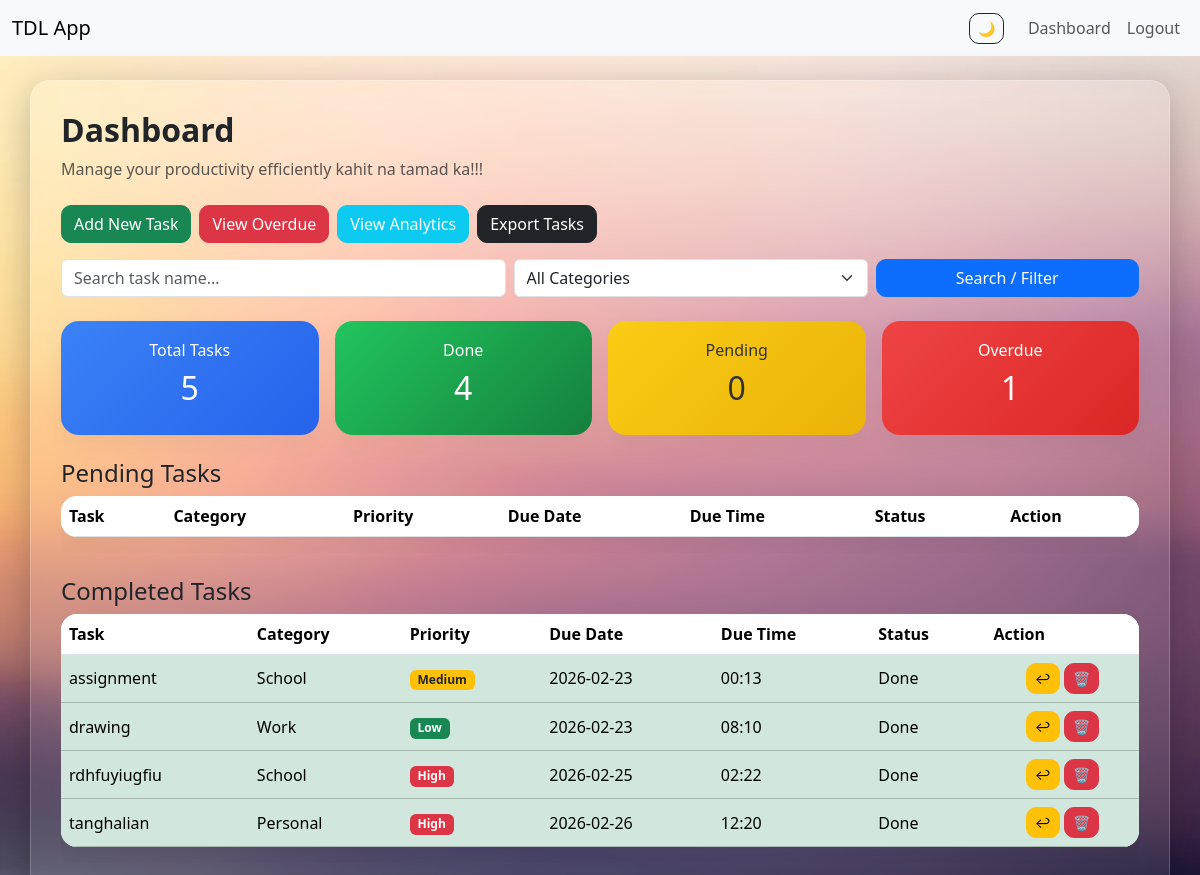
/dashboard (signed in), run on an earlier commit of the app's database.
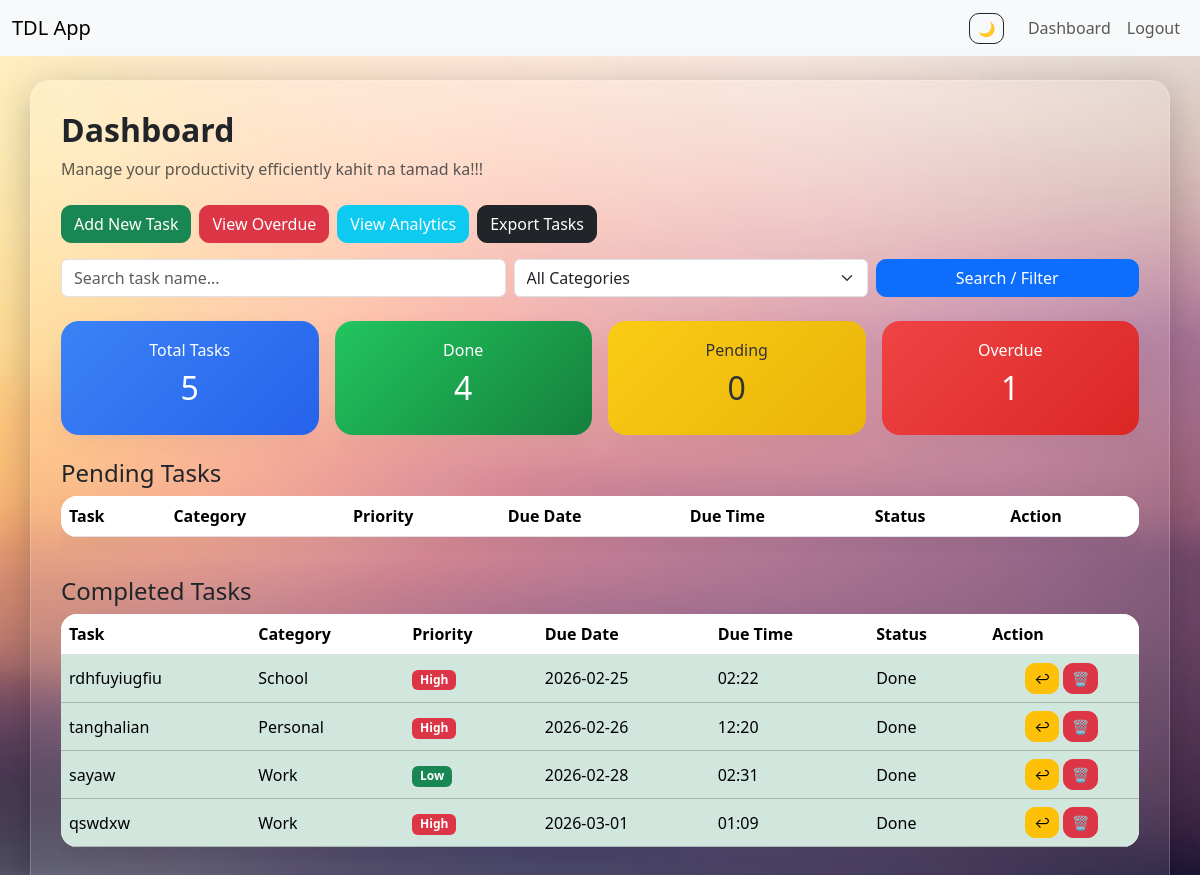
And on a later commit of the database.
### tables this page shows
CREATE TABLE tasks(
        id INTEGER PRIMARY KEY AUTOINCREMENT,
        user_id INTEGER,
        name TEXT,
        category TEXT,
        priority TEXT,
        due_date TEXT,
        due_time TEXT,
        status TEXT DEFAULT 'Pending'
    );

### app.py (the view)
@app.route("/dashboard")
@login_required
def dashboard():
    search = request.args.get("search")
    category = request.args.get("category")
    conn = sqlite3.connect("database.db")
    conn.row_factory = sqlite3.Row
    query = "SELECT * FROM tasks WHERE user_id=?"
    params = [current_user.id]
    if search:
        query += " AND name LIKE ?"
        params.append(f"%{search}%")
    if category and category != "All":
        query += " AND category=?"
        params.append(category)
    query += " ORDER BY due_date ASC, due_time ASC"
    tasks = conn.execute(query, params).fetchall()
    conn.close()
    now = datetime.now()
    pending_tasks = []
    done_tasks = []
    overdue_tasks = []
    for t in tasks:
        due_datetime = datetime.strptime(
            f"{t['due_date']} {t['due_time']}",
            "%Y-%m-%d %H:%M"
        )
        if t["status"] == "Done":
            done_tasks.append(t)
        elif due_datetime < now:
            overdue_tasks.append(t)
        else:
            pending_tasks.append(t)
    total = len(tasks)
    pending = len(pending_tasks)
    done = len(done_tasks)
    overdue = len(overdue_tasks)
    return render_template(
        "dashboard.html",
        pending_tasks=pending_tasks,
        done_tasks=done_tasks,
        total=total,
        done=done,
        pending=pending,
        overdue=overdue
    )

### app.py (called while the page is built)
@login_manager.user_loader
def load_user(user_id):
    return User(user_id)

### templates/dashboard.html (shortened to what this page needs)
{% extends "base.html" %}
{% block content %}
<div class="d-flex justify-content-between align-items-center mb-4">
    <div>
        <h2 class="fw-bold">Dashboard</h2>
        <medium class="text-muted">Manage your productivity efficiently kahit na tamad ka!!!</medium>
    </div>
</div>
<div class="d-flex flex-wrap gap-2 mb-3">
    <a href="{{ url_for('add_task') }}" class="btn btn-success">
        Add New Task
    </a>
    <a href="{{ url_for('overdue') }}" class="btn btn-danger">
        View Overdue
    </a>
    <a href="{{ url_for('analytics')}}" class="btn btn-info text-white">
        View Analytics
    </a>
    <a href="{{ url_for('export_tasks') }}" class="btn btn-dark">
    Export Tasks
    </a>
</div>
<form method="GET" action="{{ url_for('dashboard') }}" class="mb-4">
    <div class="row g-2">
        <div class="col-12 col-md-5">
            <input type="text" name="search" class="form-control"
                   placeholder="Search task name..."
                   value="{{ request.args.get('search', '') }}">
        </div>
        <div class="col-12 col-md-4">
            <select name="category" class="form-select">
                <option value="All">All Categories</option>
            </select>
        </div>
        <div class="col-12 col-md-3">
            <button class="btn btn-primary w-100" type="submit">
                Search / Filter
            </button>
        </div>
    </div>
</form>
<div class="row text-center mb-4 g-3">
    <div class="col-6 col-md-3">
        <div class="stats-card gradient-blue shadow-soft">
            <h6>Total Tasks</h6>
            <h2>{{ total }}</h2>
        </div>
    </div>
    <div class="col-6 col-md-3">
        <div class="stats-card gradient-green shadow-soft">
            <h6>Done</h6>
            <h2>{{ done }}</h2>
        </div>
    </div>
    <div class="col-6 col-md-3">
        <div class="stats-card gradient-yellow shadow-soft">
            <h6>Pending</h6>
            <h2>{{ pending }}</h2>
        </div>
    </div>
    <div class="col-6 col-md-3">
        <div class="stats-card gradient-red shadow-soft">
            <h6>Overdue</h6>
            <h2>{{ overdue }}</h2>
        </div>
    </div>
</div>
<h4>Pending Tasks</h4>
<div class="table-responsive mb-4">
<table class="table align-middle bg-white shadow-soft">
<tr>
    <th>Task</th>
    <th>Category</th>
    <th>Priority</th>
    <th>Due Date</th>
    <th>Due Time</th>
    <th>Status</th>
    <th>Action</th>
</tr>
</table>
</div>
<h4 class="mt-4">Completed Tasks</h4>
<div class="table-responsive">
<table class="table align-middle bg-white shadow-soft">
<tr>
    <th>Task</th>
    <th>Category</th>
    <th>Priority</th>
    <th>Due Date</th>
    <th>Due Time</th>
    <th>Status</th>
    <th>Action</th>
</tr>
{% for task in done_tasks %}
<tr class="table-success fade-row">
    <td>{{ task.name }}</td>
    <td>{{ task.category }}</td>
    <td>
{% if task.priority == "High" %}
<span class="badge bg-danger">High</span>
{% elif task.priority == "Medium" %}
<span class="badge bg-warning text-dark">Medium</span>
{% else %}
<span class="badge bg-success">Low</span>
{% endif %}
</td>
    <td>{{ task.due_date }}</td>
    <td>{{ task.due_time }}</td>
    <td>{{ task.status }}</td>
    <td class="d-flex flex-wrap justify-content-center gap-1">
        <a href="{{ url_for('undo', task_id=task.id) }}"
           class="btn btn-sm btn-warning action-btn">
           ↩
        </a>
        <a href="{{ url_for('delete', task_id=task.id) }}"
           class="btn btn-sm btn-danger"
           onclick="return confirm('Delete this task?')">
           🗑
        </a>
    </td>
</tr>
{% endfor %}
</table>
</div>
{% endblock %}

### templates/base.html (shortened to what this page needs)
<!DOCTYPE html>
<html lang="en">
<head>
    <link href="https://cdn.jsdelivr.net/npm/bootstrap@5.3.2/dist/css/bootstrap.min.css" rel="stylesheet">
</head>
<body>
  <nav class="navbar navbar-expand-lg navbar-light bg-light mb-4">
    <div class="container-fluid">
      <a class="navbar-brand" href="{{ url_for('dashboard') }}">TDL App</a>
      <div class="collapse navbar-collapse" id="navbarNav">
        <ul class="navbar-nav ms-auto align-items-lg-center">
        <li class="nav-item me-3">
            <button id="darkModeToggle" class="btn btn-sm btn-outline-dark">
                🌙
            </button>
        </li>
        {% if current_user.is_authenticated %}
          <li class="nav-item">
            <a class="nav-link" href="{{ url_for('dashboard') }}">Dashboard</a>
          </li>
          <li class="nav-item">
            <a class="nav-link" href="{{ url_for('logout') }}">Logout</a>
          </li>
        {% endif %}
      </ul>
    </div>
  </div>
</nav>
<div class="container">
  <div class="toast-container position-fixed top-0 end-0 p-3">
  </div>
  {% block content %}{% endblock %}
</div>
</body>
</html>

What changed in the data, as far as the page shows it:
no longer on this page (row edited): tasks: name "assignment", category "School", priority "Medium", due_date "2026-02-23", due_time "00:13", status "Done"
removed tasks: name "drawing", category "Work", priority "Low", due_date "2026-02-23", due_time "08:10", status "Done"
added tasks: name "sayaw", category "Work", priority "Low", due_date "2026-02-28", due_time "02:31", status "Done"
added tasks: name "qswdxw", category "Work", priority "High", due_date "2026-03-01", due_time "01:09", status "Done"
